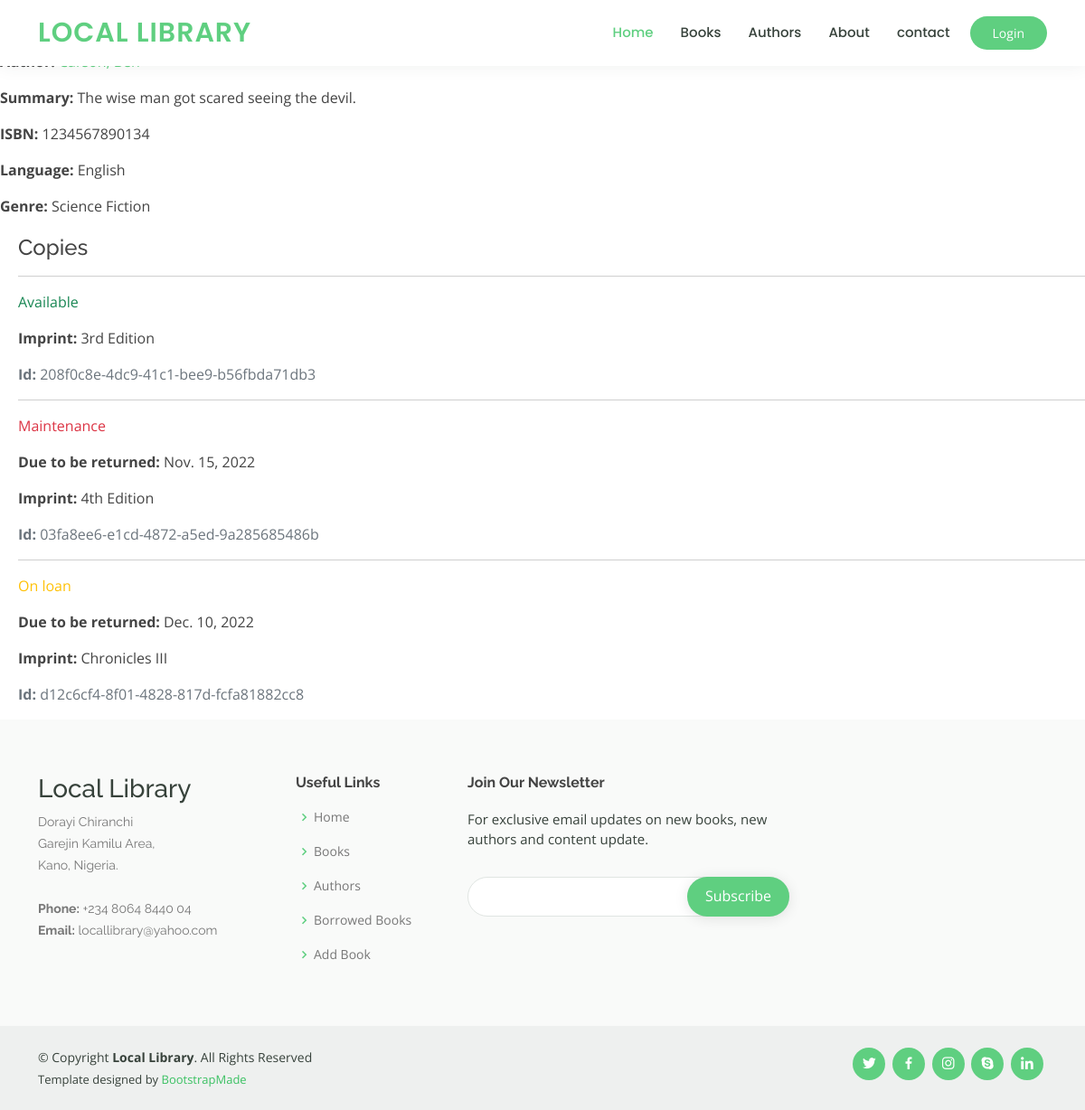
/catalog/book/1, run on the app's committed database.
### catalog/models.py (models this page shows, shortened)
class Book(models.Model):
    title = models.CharField(max_length=200)
    author = models.ForeignKey(Author, on_delete=models.SET_NULL, null=True)
    summary = models.TextField(
        max_length=1000, help_text="Enter a brief description of the book")
    isbn = models.CharField("ISBN", max_length=13, unique=True,
                            help_text='13 characters <a href="https://www.isbn-international.org/content/what-isbn">ISBN number</a>')
    genre = models.ManyToManyField(
        Genre, help_text='Select a genre for this book')
    language = models.ForeignKey(
        Language, on_delete=models.SET_NULL, null=True)
    def display_genre(self):
        """Create a string for the Genre. This is required to display genre in Admin."""
        return ', '.join(genre.name for genre in self.genre.all()[:3])
    display_genre.short_description = "Genre"

class Language(models.Model):
    name = models.CharField(max_length=200,
                            help_text="Enter the book's natural language (e.g. English, French, Japanese etc.)")
    def __str__(self):
        return self.name

class Genre(models.Model):
    name = models.CharField(
        max_length=200, help_text="Enter a book genre e.g. Science Fiction")
    def __str__(self):
        return self.name

class BookInstance(models.Model):
    id = models.UUIDField(primary_key=True, default=uuid.uuid4,
                          help_text='Unique ID for this particular book across whole library')
    book = models.ForeignKey('Book', on_delete=models.RESTRICT, null=True)
    imprint = models.CharField(max_length=200)
    due_back = models.DateField(null=True, blank=True)
    borrower = models.ForeignKey(
        User, on_delete=models.SET_NULL, null=True, blank=True)
    LOAN_STATUS = (
        ('m', 'Maintenance'),
        ('o', 'On loan'),
        ('a', 'Available'),
        ('r', 'Reserved'),
    )
    status = models.CharField(
        max_length=1,
        choices=LOAN_STATUS,
        blank=True,
        default='m',
        help_text='Book availability',
    )
    class Meta:
        ordering = ['due_back']
        permissions = (("can_mark_returned", "Set book as returned"),)

### catalog/views.py (the view)
# urls.py: path('book/<int:pk>', views.BookDetailView.as_view(), name='book-detail'),
class BookDetailView(generic.DetailView):
    model = Book

### catalog/models.py (called while the page is built)
    def get_absolute_url(self):
        return reverse('author-detail', args=[str(self.id)])

    def __str__(self):
        return f'{self.last_name}, {self.first_name}'

### catalog/templates/catalog/book_detail.html
{% extends "base_generic.html" %}
{% block content %}
<h1>Title: {{ book.title }}</h1>
<p><strong>Author:</strong> <a href="{{ book.author.get_absolute_url }}">{{ book.author }}</a></p>
<p><strong>Summary:</strong> {{ book.summary }}</p>
<p><strong>ISBN:</strong> {{ book.isbn }}</p>
<p><strong>Language:</strong> {{ book.language }}</p>
<p><strong>Genre:</strong> {{ book.genre.all|join:", " }}</p>
<div style="margin-left:20px;margin-top:20px">
    <h4>Copies</h4>
    {% for copy in book.bookinstance_set.all %}
    <hr>
    <p
        class="{% if copy.status == 'a' %}text-success{% elif copy.status == 'm' %}text-danger{% else %}text-warning{% endif %}">
        {{ copy.get_status_display }}
    </p>
    {% if copy.status != 'a' %}
    <p><strong>Due to be returned:</strong> {{ copy.due_back }}</p>
    {% endif %}
    <p><strong>Imprint:</strong> {{ copy.imprint }}</p>
    <p class="text-muted"><strong>Id:</strong> {{ copy.id }}</p>
    {% endfor %}
</div>
{% endblock %}

### catalog/static/assets/css/style.css (style rules this page uses)
body { font-family: "Open Sans", sans-serif; color: #444444; }
a { color: #5fcf80; text-decoration: none; }
h1, h2, h3, h4, h5, h6 { font-family: "Raleway", sans-serif; }

### data on the page
Book: summary "The wise man got scared seeing the devil.", isbn "1234567890134", language "English", genre.all "Science Fiction"
BookInstance: status "Available", imprint "3rd Edition", id "208f0c8e-4dc9-41c1-bee9-b56fbda71db3"
BookInstance: status "Maintenance", due_back "Nov. 15, 2022", imprint "4th Edition", id "03fa8ee6-e1cd-4872-a5ed-9a285685486b"
BookInstance: status "On loan", due_back "Dec. 10, 2022", imprint "Chronicles III", id "d12c6cf4-8f01-4828-817d-fcfa81882cc8"
